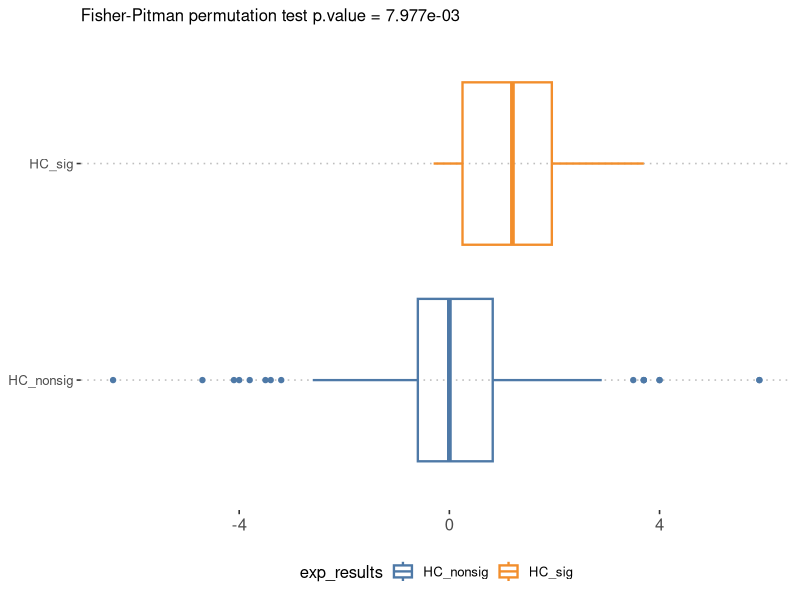
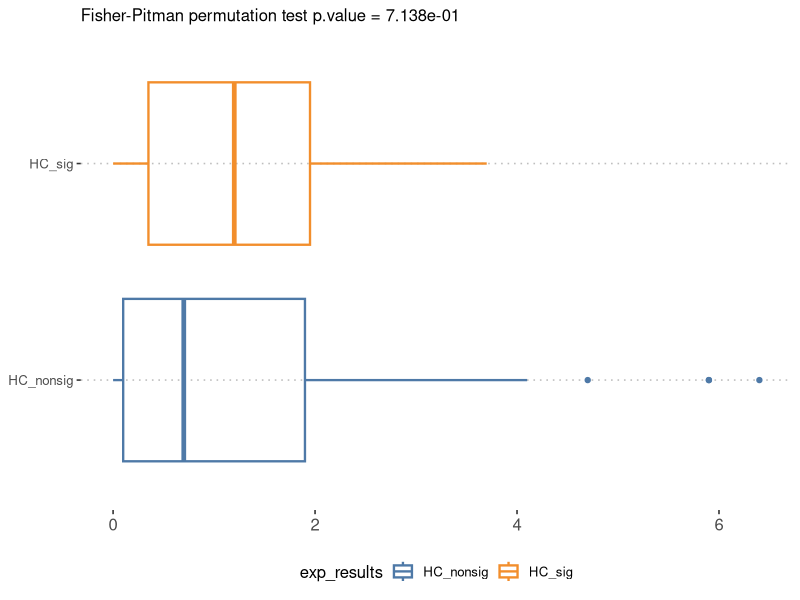

The R source for these figures, in order:
# Compare WT/mt UTR predicted-free energy

library(coin)
library(ggplot2)
library(ggpubr)

# load table
dG_tbl <- read.csv("fig3C_deltaG.csv")

# subset 5'UTR result
# permutation test
dg5U <- subset(dG_tbl, utr=="5utr")
dg5U_diffTest <- oneway_test(dg5U$dG~as.factor(dg5U$exp_results))
dg5U_absTest <- oneway_test(dg5U$abs_dG~as.factor(dg5U$exp_results))

# plot
ggplot(dg5U)+
  geom_boxplot(aes(x = exp_results, y = dG, color = exp_results), fill = NA, size = 0.8)+
  scale_color_manual(values = c("#4e79a7","#f28e2c"))+
  labs(subtitle = sprintf("Fisher-Pitman permutation test p.value = %.3e", coin::pvalue(dg5U_diffTest)), x = NULL, y = NULL)+
  theme_pubclean()+
  coord_flip()+
  theme(legend.position = "bottom", axis.text.x = element_text(size = 12), plot.subtitle = element_text(size = 12))

ggplot(dg5U)+
  geom_boxplot(aes(x = exp_results, y = abs_dG, color = exp_results), fill = NA, size = 0.8)+
  scale_color_manual(values = c("#4e79a7","#f28e2c"))+
  labs(subtitle = sprintf("Fisher-Pitman permutation test p.value = %.3e", coin::pvalue(dg5U_absTest)), x = NULL, y = NULL)+
  theme_pubclean()+
  coord_flip()+
  theme(legend.position = "bottom", axis.text.x = element_text(size = 12), plot.subtitle = element_text(size = 12))
